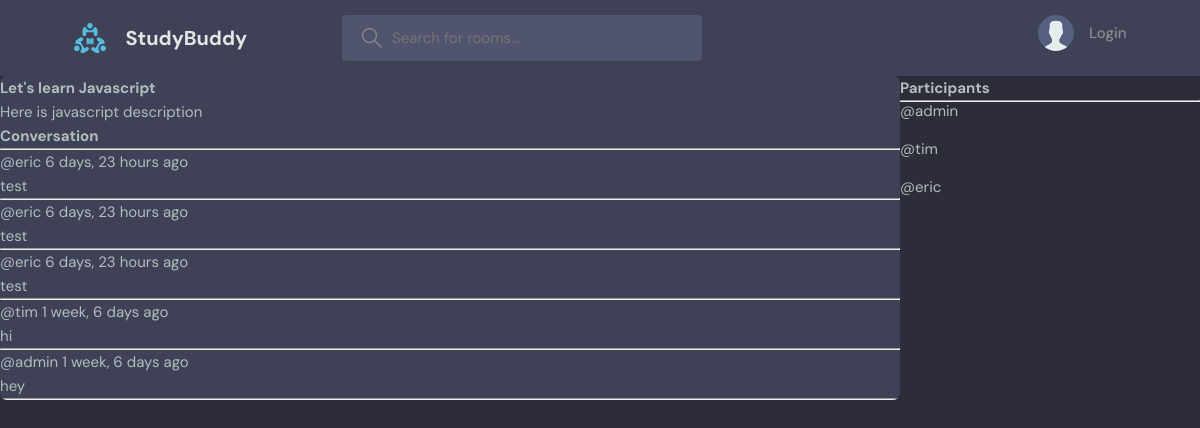
/rooms/1/, run on an earlier commit of the app's database.
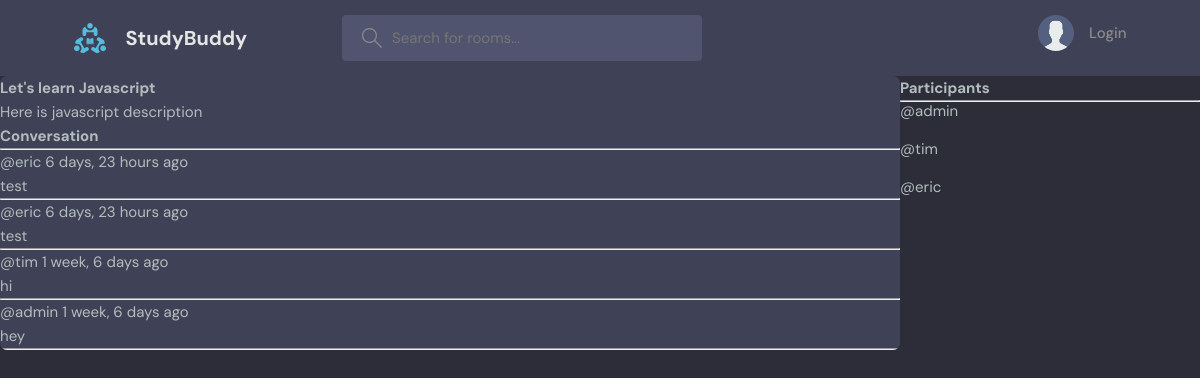
And on a later commit of the database.
### base/models.py (models this page shows, shortened)
class Message(models.Model):
    user = models.ForeignKey(User, on_delete=models.CASCADE)
    Room = models.ForeignKey(Room, on_delete=models.CASCADE)
    body = models.TextField()
    created_at = models.DateTimeField(auto_now_add=True)
    updated_at = models.DateTimeField(auto_now=True)
    class Meta:
        ordering = ['-updated_at', '-created_at']

### base/views.py (the view, shortened to what this page needs)
# urls.py: path('rooms/<str:pk>/', views.room_view, name='rooms'),
def room_view(request, pk):
    room = Room.objects.get(id=pk)
    room_messages = room.message_set.all()
    participants = room.participants.all()
    context = {'room': room, 'room_messages': room_messages, 'participants': participants}
    return render(request, 'base/rooms.html', context)

### base/templates/base/rooms.html (shortened to what this page needs)
{% extends 'main.html' %}
{% block content %}
<div class="room-container">
    <div class="room">
        <h1>{{room.name}}</h1>
        <p>{{room.description}}</p>
        <div class="comment-wrapper">
            <h3>Conversation</h3>
            <hr>
            {% for message in room_messages %}
            <div>
                <small>@{{message.user}}  {{message.created_at|timesince}} ago</small>
                <p>{{message.body}}</p>
                <hr>
            </div>
            {% endfor %}
        </div>
    </div>
    <div class="participant-container">
        <h3>Participants</h3>
        <hr>
        {% for user in participants %}
        <div class="participant">
            <p>@{{user.username}}</p>
        </div>
        {% endfor %}
    </div>
</div>
{% endblock content %}

What changed in the data, as far as the page shows it:
removed Message: user "eric", created_at "6 days, 23 hours", body "test"
